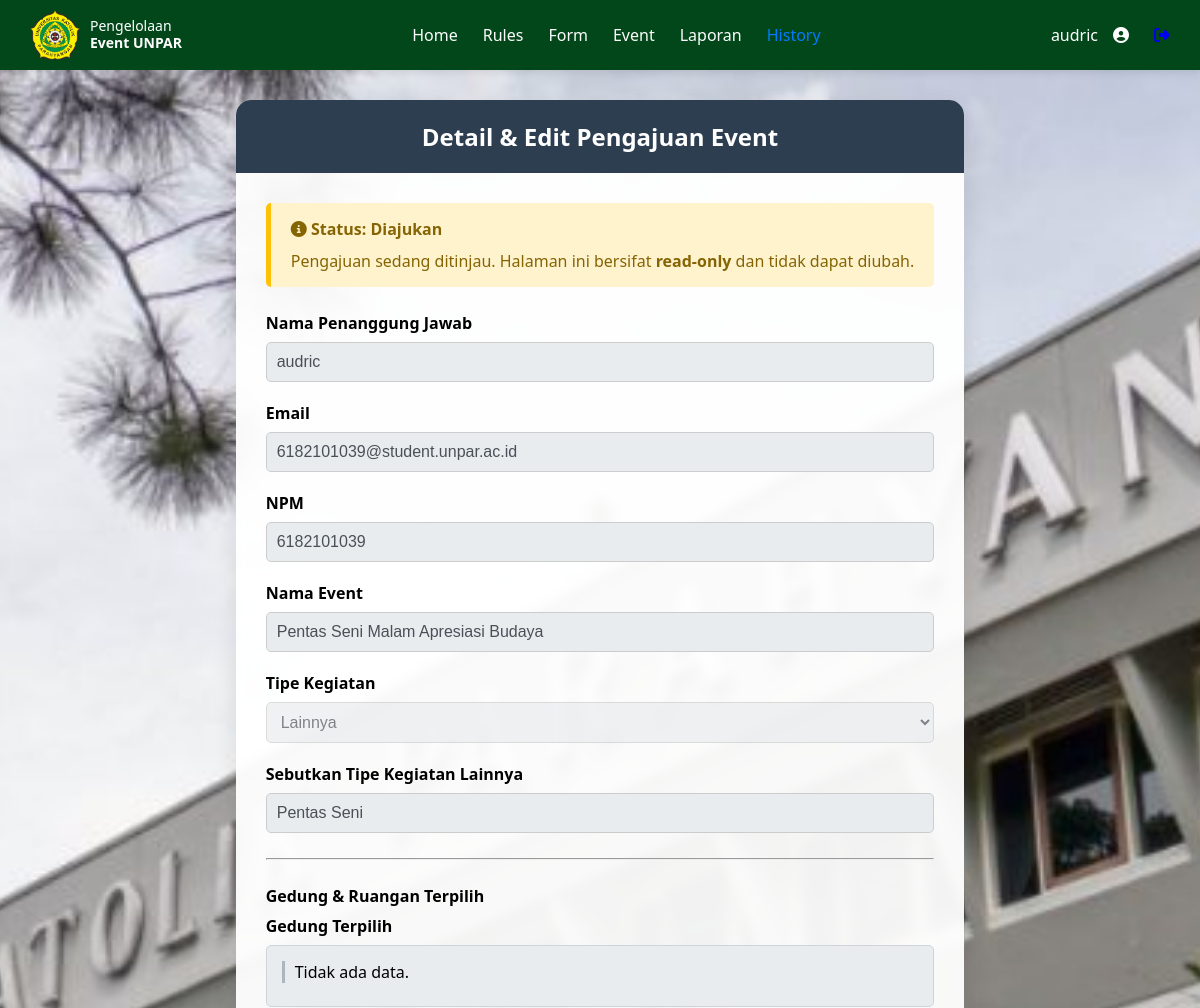
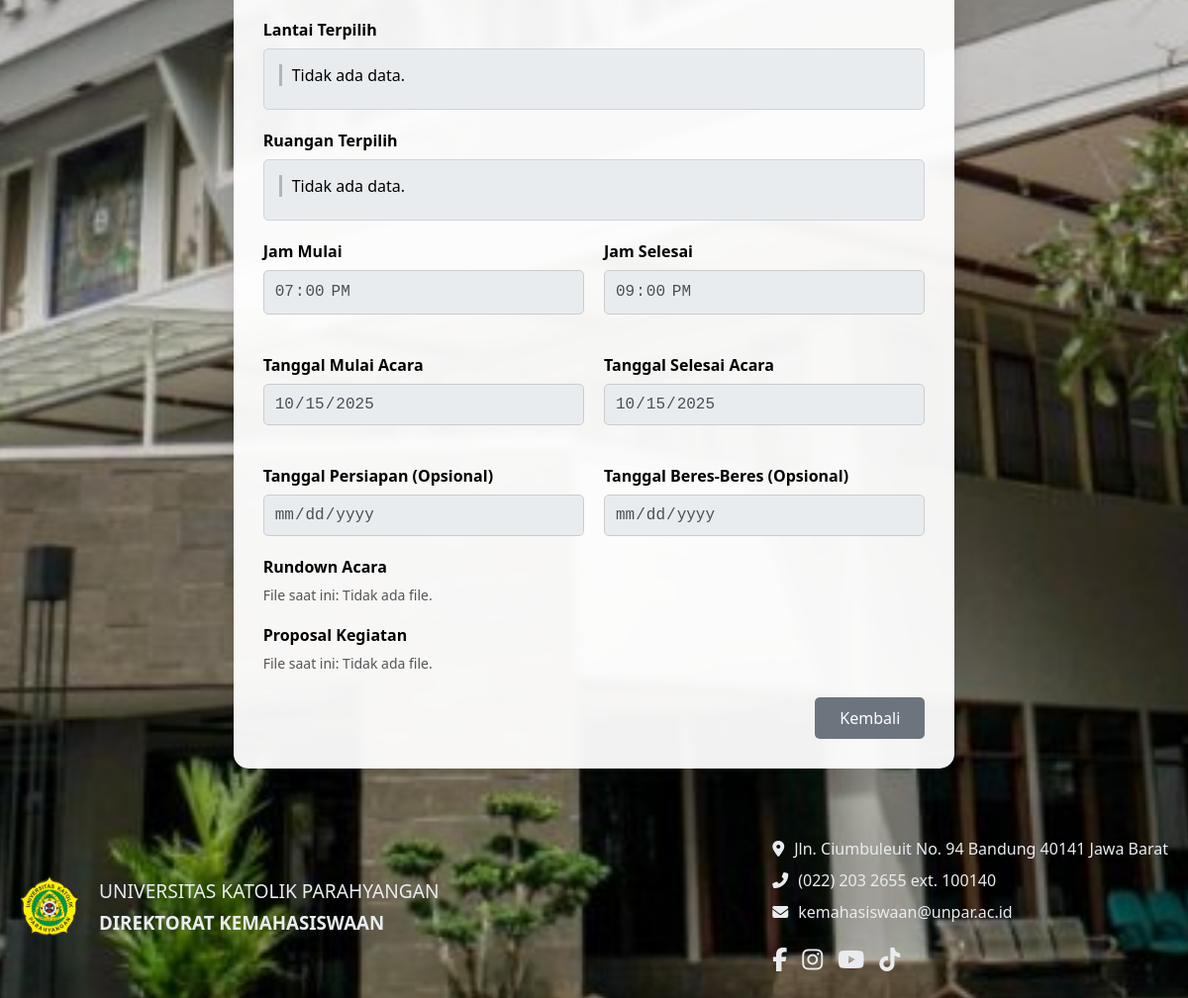
Screenshot of /mahasiswa/mahasiswa_editForm.php?id=21 (signed in) with the database file from the repository (2 pictures, top to bottom).
### tables this page shows
CREATE TABLE `pengajuan_event` (
  `pengajuan_id` int(11) NOT NULL,
  `pengajuan_namaEvent` varchar(150) DEFAULT NULL,
  `pengaju_tipe` enum('mahasiswa','ditmawa','asp') NOT NULL COMMENT 'Tipe pengguna yang mengajukan',
  `pengaju_id` int(11) NOT NULL COMMENT 'ID dari mahasiswa atau ditmawa',
  `pengajuan_TypeKegiatan` varchar(100) DEFAULT NULL,
  `pengajuan_event_jam_mulai` time DEFAULT NULL,
  `pengajuan_event_jam_selesai` time DEFAULT NULL,
  `pengajuan_event_tanggal_mulai` date DEFAULT NULL,
  `pengajuan_event_tanggal_selesai` date DEFAULT NULL,
  `tanggal_persiapan` date DEFAULT NULL,
  `tanggal_beres` date DEFAULT NULL,
  `jadwal_event_rundown_file` longblob DEFAULT NULL,
  `pengajuan_event_proposal_file` longblob DEFAULT NULL,
  `pengajuan_status_ditmawa` enum('Diajukan','Disetujui','Ditolak') DEFAULT 'Diajukan',
  `tanggal_approve_ditmawa` datetime DEFAULT NULL,
  `pengajuan_tanggalEdit` datetime DEFAULT NULL,
  `komentar_ditmawa` text DEFAULT NULL,
  `approver_ditmawa_id` int(11) DEFAULT NULL,
  `pengajuan_status_asp` enum('Diajukan','Disetujui','Ditolak') DEFAULT 'Diajukan',
  `pengajuan_tanggalApprove_asp` datetime DEFAULT NULL,
  `komentar_asp` text DEFAULT NULL,
  `approver_asp_id` int(11) DEFAULT NULL,
  `pengajuan_status_proposal` enum('Diajukan','Disetujui','Ditolak') DEFAULT 'Diajukan',
  `pengajuan_LPJ` longblob DEFAULT NULL,
  `pengajuan_statusLPJ` enum('Menunggu Persetujuan','Disetujui','Ditolak') NOT NULL DEFAULT 'Menunggu Persetujuan',
  `pengajuan_komentarLPJ` text DEFAULT NULL
);

CREATE TABLE `mahasiswa` (
  `mahasiswa_id` int(11) NOT NULL,
  `mahasiswa_nama` varchar(100) DEFAULT NULL,
  `mahasiswa_npm` varchar(10) DEFAULT NULL,
  `mahasiswa_email` varchar(100) DEFAULT NULL,
  `mahasiswa_password` varchar(100) DEFAULT NULL,
  `mahasiswa_jurusan` varchar(100) DEFAULT NULL,
  `unit_id` int(11) DEFAULT NULL,
  `organisasi_id` int(11) DEFAULT NULL
);

### mahasiswa/mahasiswa_editForm.php (the view, shortened to what this page needs)
<?php
include '../config/db_connection.php';
$user_id = $_SESSION['user_id'];
$nama = $_SESSION['nama'] ?? 'User';
$email = $_SESSION['username'] ?? 'No email';
$pengajuan_id = $_GET['id'] ?? null;
$stmt = $conn->prepare("
    SELECT pe.*, m.mahasiswa_npm
    FROM pengajuan_event pe
    JOIN mahasiswa m ON pe.pengaju_id = m.mahasiswa_id
    WHERE pe.pengajuan_id = ? AND pe.pengaju_id = ? AND pe.pengaju_tipe = 'mahasiswa'
");
$stmt->bind_param("ii", $pengajuan_id, $user_id);
$stmt->execute();
$result = $stmt->get_result();
$event_data = $result->num_rows > 0 ? $result->fetch_assoc() : die("Error: Anda tidak memiliki akses ke event ini atau event tidak ditemukan.");
$is_editable = ($event_data['pengajuan_status_proposal'] === 'Ditolak');
$predefined_types = ['Seminar', 'Workshop', 'Lomba', 'Pameran'];
$is_type_lainnya = !in_array($event_data['pengajuan_TypeKegiatan'], $predefined_types);
?>
<!DOCTYPE html>
<html lang="id">
<head>
    <link rel="stylesheet" href="https://cdnjs.cloudflare.com/ajax/libs/font-awesome/6.5.0/css/all.min.css">
</head>
<body>
<nav class="navbar">
    <div class="navbar-left"><img src="../img/logo.png" alt="Logo UNPAR" class="navbar-logo"><div class="navbar-title"><span>Pengelolaan</span><br><strong>Event UNPAR</strong></div></div>
    <ul class="navbar-menu">
        <li><a href="mahasiswa_dashboard.php">Home</a></li>
        <li><a href="mahasiswa_rules.php">Rules</a></li>
        <li><a href="mahasiswa_pengajuan.php">Form</a></li>
        <li><a href="mahasiswa_event.php">Event</a></li>
        <li><a href="mahasiswa_laporan.php">Laporan</a></li>
        <li><a href="mahasiswa_history.php" class="active">History</a></li>
    </ul>
    <div class="navbar-right"><a href="mahasiswa_profile.php" style="text-decoration: none; color: inherit;"><span class="user-name"><?php echo htmlspecialchars($nama); ?></span><i class="fas fa-user-circle icon" style="margin-left:15px;"></i></a><a href="../logout.php"><i class="fas fa-sign-out-alt icon"></i></a></div>
</nav>
<div class="container">
    <div class="header"><h1>Detail & Edit Pengajuan Event</h1></div>
    <div class="main-content">
        <?php if ($event_data['pengajuan_status_proposal'] == 'Ditolak'): ?>
            <div class="status-notice status-notice-ditolak">
                <h4><i class="fas fa-exclamation-triangle"></i> Pengajuan Ditolak</h4>
                <p>Alasan Penolakan:</p>
                <ul>
                    <?php if (!empty($event_data['komentar_ditmawa'])): ?>
                        <li><strong>Ditmawa:</strong> <?php echo htmlspecialchars($event_data['komentar_ditmawa']); ?></li>
                    <?php endif; ?>
                    <?php if (!empty($event_data['komentar_asp'])): ?>
                        <li><strong>ASP:</strong> <?php echo htmlspecialchars($event_data['komentar_asp']); ?></li>
                    <?php endif; ?>
                </ul>
                <p>Silakan perbaiki data di bawah ini dan ajukan kembali.</p>
            </div>
        <?php elseif ($event_data['pengajuan_status_proposal'] == 'Diajukan'): ?>
            <div class="status-notice status-notice-diajukan"><h4><i class="fas fa-info-circle"></i> Status: Diajukan</h4><p>Pengajuan sedang ditinjau. Halaman ini bersifat <strong>read-only</strong> dan tidak dapat diubah.</p></div>
        <?php elseif ($event_data['pengajuan_status_proposal'] == 'Disetujui'): ?>
            <div class="status-notice status-notice-disetujui"><h4><i class="fas fa-check-circle"></i> Status: Disetujui</h4><p>Pengajuan telah disetujui dan tidak dapat diubah.</p></div>
        <?php endif; ?>
        <form id="eventForm" method="POST" enctype="multipart/form-data">
            <div class="form-group"><label>Nama Penanggung Jawab</label><input type="text" value="<?php echo htmlspecialchars($nama); ?>" disabled></div>
            <div class="form-group"><label>Email</label><input type="email" value="<?php echo htmlspecialchars($email); ?>" disabled></div>
            <div class="form-group"><label>NPM</label><input type="text" value="<?php echo htmlspecialchars($event_data['mahasiswa_npm']); ?>" disabled></div>
            <div class="form-group"><label for="pengajuan_namaEvent">Nama Event</label><input type="text" id="pengajuan_namaEvent" name="pengajuan_namaEvent" value="<?php echo htmlspecialchars($event_data['pengajuan_namaEvent']); ?>" <?php if (!$is_editable) echo 'disabled'; ?> required></div>
            <div class="form-group">
                <label for="pengajuan_TypeKegiatan_select">Tipe Kegiatan</label>
                <select id="pengajuan_TypeKegiatan_select" name="pengajuan_TypeKegiatan_select" <?php if (!$is_editable) echo 'disabled'; ?> required>
                    <option value="Lainnya" <?php echo $is_type_lainnya ? 'selected' : ''; ?>>Lainnya</option>
                </select>
            </div>
            <div class="form-group" id="type_kegiatan_lainnya_container" style="<?php echo $is_type_lainnya ? '' : 'display:none;'; ?>">
                <label for="pengajuan_TypeKegiatan_Lainnya">Sebutkan Tipe Kegiatan Lainnya</label>
                <input type="text" id="pengajuan_TypeKegiatan_Lainnya" name="pengajuan_TypeKegiatan_Lainnya" value="<?php echo $is_type_lainnya ? htmlspecialchars($event_data['pengajuan_TypeKegiatan']) : ''; ?>" <?php if (!$is_editable) echo 'disabled'; ?>>
            </div>
            <hr style="margin: 25px 0;">
            <div class="form-group">
                <label>Gedung & Ruangan Terpilih</label>
                <div id="location_selection_area">
                    </div>
            </div>
            <div class="date-grid">
                <div class="form-group"><label for="pengajuan_event_jam_mulai">Jam Mulai</label><input type="time" id="pengajuan_event_jam_mulai" name="pengajuan_event_jam_mulai" value="<?php echo htmlspecialchars($event_data['pengajuan_event_jam_mulai']); ?>" <?php if (!$is_editable) echo 'disabled'; ?> required></div>
                <div class="form-group"><label for="pengajuan_event_jam_selesai">Jam Selesai</label><input type="time" id="pengajuan_event_jam_selesai" name="pengajuan_event_jam_selesai" value="<?php echo htmlspecialchars($event_data['pengajuan_event_jam_selesai']); ?>" <?php if (!$is_editable) echo 'disabled'; ?> required></div>
                <div class="form-group"><label for="pengajuan_event_tanggal_mulai">Tanggal Mulai Acara</label><input type="date" id="pengajuan_event_tanggal_mulai" name="pengajuan_event_tanggal_mulai" value="<?php echo htmlspecialchars($event_data['pengajuan_event_tanggal_mulai']); ?>" <?php if (!$is_editable) echo 'disabled'; ?> required></div>
                <div class="form-group"><label for="pengajuan_event_tanggal_selesai">Tanggal Selesai Acara</label><input type="date" id="pengajuan_event_tanggal_selesai" name="pengajuan_event_tanggal_selesai" value="<?php echo htmlspecialchars($event_data['pengajuan_event_tanggal_selesai']); ?>" <?php if (!$is_editable) echo 'disabled'; ?> required></div>
                <div class="form-group"><label for="tanggal_persiapan">Tanggal Persiapan (Opsional)</label><input type="date" id="tanggal_persiapan" name="tanggal_persiapan" value="<?php echo htmlspecialchars($event_data['tanggal_persiapan']); ?>" <?php if (!$is_editable) echo 'disabled'; ?>></div>
                <div class="form-group"><label for="tanggal_beres">Tanggal Beres-Beres (Opsional)</label><input type="date" id="tanggal_beres" name="tanggal_beres" value="<?php echo htmlspecialchars($event_data['tanggal_beres']); ?>" <?php if (!$is_editable) echo 'disabled'; ?>></div>
            </div>
            <div class="form-group">
                <label for="jadwal_event_rundown_file">Rundown Acara</label>
                <div class="current-file">File saat ini:
                    <?php if (!empty($event_data['jadwal_event_rundown_file'])): ?>
                        <a href="../<?php echo htmlspecialchars($event_data['jadwal_event_rundown_file']); ?>" target="_blank"><?php echo basename($event_data['jadwal_event_rundown_file']); ?></a>
                    <?php else: ?>
                        <span>Tidak ada file.</span>
                    <?php endif; ?>
                </div>
            </div>
            <div class="form-group">
                <label for="pengajuan_event_proposal_file">Proposal Kegiatan</label>
                <div class="current-file">File saat ini:
                    <?php if (!empty($event_data['pengajuan_event_proposal_file'])): ?>
                        <a href="../<?php echo htmlspecialchars($event_data['pengajuan_event_proposal_file']); ?>" target="_blank"><?php echo basename($event_data['pengajuan_event_proposal_file']); ?></a>
                    <?php else: ?>
                        <span>Tidak ada file.</span>
                    <?php endif; ?>
                </div>
            </div>
            <div class="button-group">
                <a href="mahasiswa_history_pengajuan.php" class="btn-kembali">Kembali</a>
            </div>
        </form>
    </div>
</div>
<footer class="page-footer">
    <div class="footer-container">
        <div class="footer-left">
            <img src="../img/logo.png" alt="Logo UNPAR" class="footer-logo">
            <div>
                <h4>UNIVERSITAS KATOLIK PARAHYANGAN</h4>
                <h3 style="font-weight: bold; margin-top: 5px;">DIREKTORAT KEMAHASISWAAN</h3>
            </div>
        </div>
        <div class="footer-right">
            <ul>
                <li><i class="fas fa-map-marker-alt"></i> Jln. Ciumbuleuit No. 94 Bandung 40141 Jawa Barat</li>
                <li><i class="fas fa-phone-alt"></i> (022) 203 2655 ext. 100140</li>
                <li><i class="fas fa-envelope"></i> kemahasiswaan@unpar.ac.id</li>
            </ul>
            <div class="social-icons">
                <a href="https://www.facebook.com/unparofficial" aria-label="Facebook"><i class="fab fa-facebook-f"></i></a>
                <a href="https://www.instagram.com/unparofficial/" aria-label="Instagram"><i class="fab fa-instagram"></i></a>
                <a href="https://www.youtube.com/channel/UCeIZdD9ul6JGpkSNM0oxcBw/featured" aria-label="YouTube"><i class="fab fa-youtube"></i></a>
                <a href="https://www.tiktok.com/@unparofficial" aria-label="TikTok"><i class="fab fa-tiktok"></i></a>
            </div>
        </div>
    </div>
</footer>
</body>
</html>

### mahasiswa/mahasiswa_editForm.php (style rules this page uses)
* { margin: 0; padding: 0; box-sizing: border-box; }
html { height: 100%; }
body { font-family: 'Segoe UI', Tahoma, Geneva, Verdana, sans-serif; background: #f0f2f5; min-height: 100vh; padding-top: 80px;background-image: url('../img/backgroundUnpar.jpeg'); background-size: cover; background-position: center; background-attachment: fixed; display: flex; flex-direction: column; }
.navbar { display: flex; justify-content: space-between; align-items: center; background:rgb(2, 71, 25); width: 100%; padding: 10px 30px; box-shadow: 0 2px 8px rgba(0, 0, 0, 0.1); position: fixed; top: 0; left: 0; z-index: 1000; }
.navbar-left, .navbar-right, .navbar-menu { display: flex; align-items: center; gap: 25px; }
.navbar-left { gap: 10px; }
.navbar-logo { width: 50px; height: 50px; }
.navbar-title { color:rgb(255, 255, 255); font-size: 14px; line-height: 1.2; }
.navbar-menu { list-style: none; }
.navbar-menu li a { text-decoration: none; color:rgb(253, 253, 253); font-weight: 500; }
.navbar-menu li a.active, .navbar-menu li a:hover { color: #007bff; }
.navbar-right { color:rgb(255, 255, 255); }
.container { max-width: 900px; margin: 20px auto 30px; background: rgba(255, 255, 255, 0.95); backdrop-filter: blur(5px); border-radius: 15px; box-shadow: 0 10px 25px rgba(0, 0, 0, 0.1); }
.main-content { padding: 30px; }
.header { background:rgb(44, 62, 80); color: white; padding: 20px 30px; border-radius: 15px 15px 0 0; text-align: center; }
.header h1 { font-size: 24px; }
.form-group { margin-bottom: 20px; }
.form-group label { display: block; margin-bottom: 8px; font-weight: 600; }
.form-group input, .form-group select { width: 100%; padding: 10px; border: 1px solid #ccc; border-radius: 5px; font-size: 16px; background-color: #f8f8f8; }
.form-group input:disabled, .form-group select:disabled, .form-group textarea:disabled { background-color: #e9ecef; cursor: not-allowed; color: #495057; }
.button-group { display: flex; justify-content: flex-end; gap: 10px; margin-top: 25px; }
.btn-kembali { padding: 10px 25px; border: none; border-radius: 5px; cursor: pointer; font-size: 16px; background-color: #6c757d; color: white; text-decoration: none; }
.current-file { margin-bottom: 8px; font-size: 14px; color: #555; }
.status-notice { padding: 15px 20px; margin-bottom: 25px; border-left: 5px solid; border-radius: 5px; }
.status-notice h4 { margin-bottom: 10px; }
.status-notice-diajukan { background-color: #fff3cd; border-color: #ffc107; color: #856404; }
.date-grid { display: grid; grid-template-columns: 1fr 1fr; gap: 20px; }
.page-footer { background-color: var(--primary-color); color: #e9ecef; padding: 40px 0; margin-top: auto; }
.footer-container { max-width: 1200px; margin: 0 auto; padding: 0 20px; display: flex; justify-content: space-between; align-items: center; flex-wrap: wrap; gap: 30px; }
.footer-left { display: flex; align-items: center; gap: 20px; }
.footer-logo { width: 60px; height: 60px; }
.footer-left h4 { font-size: 1.2em; font-weight: 500; line-height: 1.4; }
.footer-right ul { list-style: none; padding: 0; margin: 0; }
.footer-right li { margin-bottom: 10px; display: flex; align-items: center; gap: 10px; }
.footer-right .social-icons { margin-top: 20px; display: flex; gap: 15px; }
.footer-right .social-icons a { color: #e9ecef; font-size: 1.5em; transition: color 0.3s; }

### rows the page displays
pengajuan_event: mahasiswa_npm "6182101039", pengajuan_namaEvent "Pentas Seni Malam Apresiasi Budaya", pengajuan_TypeKegiatan_select "Lainnya", pengajuan_TypeKegiatan_Lainnya "Pentas Seni", pengajuan_event_jam_mulai "19:00:00", pengajuan_event_jam_selesai "21:00:00", pengajuan_event_tanggal_mulai "10/15/2025", pengajuan_event_tanggal_selesai "10/15/2025"

### other values shown
$nama "audric"
